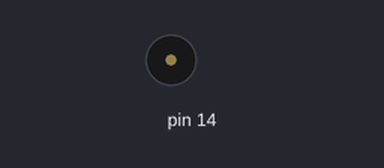
This sketch was run on a simulated Arduino Uno, built with avr-gcc and run on an emulated ATmega328P. Shown: buzzer (waves = sounding).

Above: at 0.6 s.
Timing chart, 0 to 3.0 s (numbered marks = the images above):
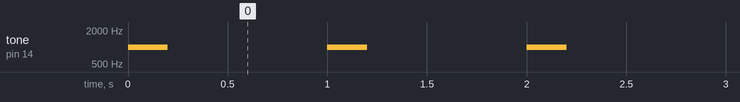

The sketch:

BUZZER.ino
```cpp
//const int buzzer =  4;

void setup() {


}

void loop(){
  tone(14,1000,200);
  delay(1000);
}
```

Measured:
- by itself, tone on pin 14: alternates 1000 Hz for 0.20 s and silent for 0.80 s
